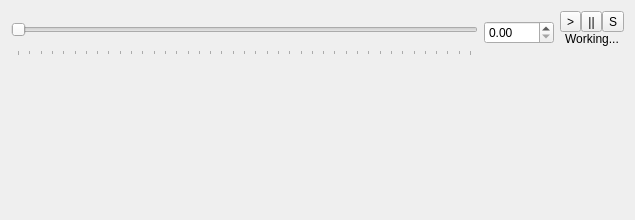
<?xml version="1.0" encoding="UTF-8"?>
<ui version="4.0">
 <class>TimelineWidget</class>
 <widget class="QWidget" name="TimelineWidget">
  <property name="geometry">
   <rect>
    <x>0</x>
    <y>0</y>
    <width>635</width>
    <height>220</height>
   </rect>
  </property>
  <property name="windowTitle">
   <string>Timeline</string>
  </property>
  <layout class="QHBoxLayout" name="horizontalLayout">
   <item>
    <layout class="QVBoxLayout" name="verticalLayout">
     <item>
      <widget class="QSlider" name="timeSlider">
       <property name="minimumSize">
        <size>
         <width>0</width>
         <height>45</height>
        </size>
       </property>
       <property name="maximum">
        <number>10000</number>
       </property>
       <property name="pageStep">
        <number>250</number>
       </property>
       <property name="tracking">
        <bool>true</bool>
       </property>
       <property name="orientation">
        <enum>Qt::Horizontal</enum>
       </property>
       <property name="invertedControls">
        <bool>false</bool>
       </property>
       <property name="tickPosition">
        <enum>QSlider::TicksBelow</enum>
       </property>
       <property name="tickInterval">
        <number>0</number>
       </property>
      </widget>
     </item>
     <item>
      <spacer name="verticalSpacer">
       <property name="orientation">
        <enum>Qt::Vertical</enum>
       </property>
       <property name="sizeHint" stdset="0">
        <size>
         <width>20</width>
         <height>40</height>
        </size>
       </property>
      </spacer>
     </item>
    </layout>
   </item>
   <item>
    <layout class="QVBoxLayout" name="verticalLayout_2">
     <item>
      <spacer name="verticalSpacer_4">
       <property name="orientation">
        <enum>Qt::Vertical</enum>
       </property>
       <property name="sizeType">
        <enum>QSizePolicy::Fixed</enum>
       </property>
       <property name="sizeHint" stdset="0">
        <size>
         <width>20</width>
         <height>10</height>
        </size>
       </property>
      </spacer>
     </item>
     <item>
      <widget class="QDoubleSpinBox" name="currentTimeSpinBox">
       <property name="minimumSize">
        <size>
         <width>70</width>
         <height>0</height>
        </size>
       </property>
       <property name="singleStep">
        <double>0.010000000000000</double>
       </property>
      </widget>
     </item>
     <item>
      <spacer name="verticalSpacer_3">
       <property name="orientation">
        <enum>Qt::Vertical</enum>
       </property>
       <property name="sizeHint" stdset="0">
        <size>
         <width>20</width>
         <height>40</height>
        </size>
       </property>
      </spacer>
     </item>
    </layout>
   </item>
   <item>
    <layout class="QGridLayout" name="gridLayout_2">
     <property name="sizeConstraint">
      <enum>QLayout::SetMinimumSize</enum>
     </property>
     <property name="spacing">
      <number>0</number>
     </property>
     <item row="0" column="0">
      <widget class="QToolButton" name="playButton">
       <property name="text">
        <string>&gt;</string>
       </property>
       <property name="icon">
        <iconset resource="../../../core/ui/Icons.qrc">
         <normaloff>:/resources/icons/play.png</normaloff>:/resources/icons/play.png</iconset>
       </property>
       <property name="checked">
        <bool>false</bool>
       </property>
      </widget>
     </item>
     <item row="0" column="1">
      <widget class="QToolButton" name="pauseButton">
       <property name="text">
        <string>||</string>
       </property>
       <property name="icon">
        <iconset resource="../../../core/ui/Icons.qrc">
         <normaloff>:/resources/icons/pause.png</normaloff>:/resources/icons/pause.png</iconset>
       </property>
      </widget>
     </item>
     <item row="0" column="2">
      <widget class="QToolButton" name="stopButton">
       <property name="text">
        <string>S</string>
       </property>
       <property name="icon">
        <iconset resource="../../../core/ui/Icons.qrc">
         <normaloff>:/resources/icons/stop.png</normaloff>:/resources/icons/stop.png</iconset>
       </property>
      </widget>
     </item>
     <item row="2" column="1">
      <spacer name="verticalSpacer_2">
       <property name="orientation">
        <enum>Qt::Vertical</enum>
       </property>
       <property name="sizeHint" stdset="0">
        <size>
         <width>20</width>
         <height>40</height>
        </size>
       </property>
      </spacer>
     </item>
     <item row="1" column="0" colspan="3">
      <widget class="QLabel" name="statusLabel">
       <property name="text">
        <string>Working...</string>
       </property>
       <property name="alignment">
        <set>Qt::AlignCenter</set>
       </property>
      </widget>
     </item>
    </layout>
   </item>
  </layout>
 </widget>
 <resources>
  <include location="../../../core/ui/Icons.qrc"/>
 </resources>
 <connections>
  <connection>
   <sender>timeSlider</sender>
   <signal>valueChanged(int)</signal>
   <receiver>TimelineWidget</receiver>
   <slot>timeSliderChanged(int)</slot>
   <hints>
    <hint type="sourcelabel">
     <x>236</x>
     <y>32</y>
    </hint>
    <hint type="destinationlabel">
     <x>317</x>
     <y>109</y>
    </hint>
   </hints>
  </connection>
  <connection>
   <sender>playButton</sender>
   <signal>pressed()</signal>
   <receiver>TimelineWidget</receiver>
   <slot>playButtonPressed()</slot>
   <hints>
    <hint type="sourcelabel">
     <x>560</x>
     <y>19</y>
    </hint>
    <hint type="destinationlabel">
     <x>317</x>
     <y>109</y>
    </hint>
   </hints>
  </connection>
  <connection>
   <sender>stopButton</sender>
   <signal>pressed()</signal>
   <receiver>TimelineWidget</receiver>
   <slot>stopButtonPressed()</slot>
   <hints>
    <hint type="sourcelabel">
     <x>609</x>
     <y>19</y>
    </hint>
    <hint type="destinationlabel">
     <x>317</x>
     <y>109</y>
    </hint>
   </hints>
  </connection>
  <connection>
   <sender>pauseButton</sender>
   <signal>pressed()</signal>
   <receiver>TimelineWidget</receiver>
   <slot>pauseButtonPressed()</slot>
   <hints>
    <hint type="sourcelabel">
     <x>585</x>
     <y>19</y>
    </hint>
    <hint type="destinationlabel">
     <x>317</x>
     <y>109</y>
    </hint>
   </hints>
  </connection>
  <connection>
   <sender>timeSlider</sender>
   <signal>sliderPressed()</signal>
   <receiver>TimelineWidget</receiver>
   <slot>timeSliderPressed()</slot>
   <hints>
    <hint type="sourcelabel">
     <x>236</x>
     <y>32</y>
    </hint>
    <hint type="destinationlabel">
     <x>317</x>
     <y>109</y>
    </hint>
   </hints>
  </connection>
  <connection>
   <sender>timeSlider</sender>
   <signal>sliderReleased()</signal>
   <receiver>TimelineWidget</receiver>
   <slot>timeSliderReleased()</slot>
   <hints>
    <hint type="sourcelabel">
     <x>236</x>
     <y>32</y>
    </hint>
    <hint type="destinationlabel">
     <x>317</x>
     <y>109</y>
    </hint>
   </hints>
  </connection>
 </connections>
 <slots>
  <slot>timeSliderChanged(int)</slot>
  <slot>playButtonPressed()</slot>
  <slot>pauseButtonPressed()</slot>
  <slot>stopButtonPressed()</slot>
  <slot>timeSliderPressed()</slot>
  <slot>timeSliderReleased()</slot>
 </slots>
</ui>
